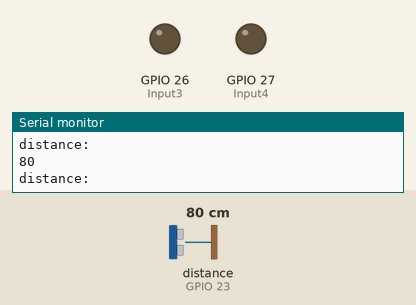
Simulated run of this sketch. Board: ESP32. Parts: output pins drawn as LEDs (lit = HIGH), the last lines printed to the serial monitor. Wiring (inferred from the names in the program): ultrasonic range finder: trigger GPIO 22; echo GPIO 23. The test bench sets the inputs (shaded band); at power-on: distance to the obstacle (sensor on GPIO 23) 80 cm. The echo pulse lasts 58.3 µs per cm; pins used as bus, display or sensor lines are not drawn.

Above: at 1.2 s.
1.3 s: distance to the obstacle (sensor on GPIO 23) set to 21 cm
2.8 s: distance to the obstacle (sensor on GPIO 23) set to 18 cm
At 4.2 s:
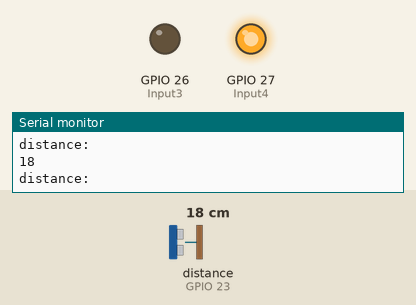
4.5 s: distance to the obstacle (sensor on GPIO 23) set to 35 cm
At 5.7 s:
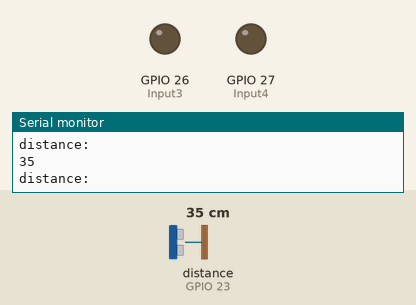
6.0 s: distance to the obstacle (sensor on GPIO 23) set to 2 cm
At 6.5 s:
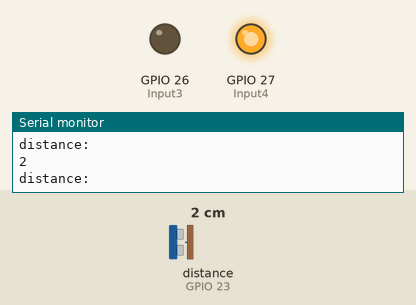
Timing chart, 0 to 8.5 s (numbered marks = the images above; inputs shaded):
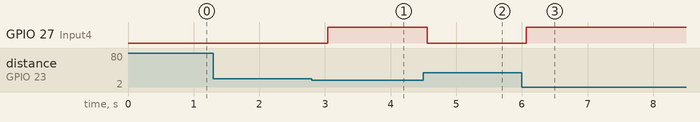

The sketch:

08_Smart_Fan.ino
```cpp
/*****************************************************
  Activity Name: Smart Fan
  Organisation: Soham Academy Of Human Excellence
  Website: https://ria.sohamacademy.org/
****************************************************/

const int trigPin = 22;               //esp32 d23 pin connected to trig Pin of the ultrasonic sensor
const int echoPin = 23;               //esp32 d22 pin connected to echo Pin of the ultrasonic sensor
const int Input3 = 26;                 //esp32 d26 pin connected to L293D pin input3
const int Input4 = 27;                 //esp32 d27  pin connected to L293D pin input4


void setup()
{
  pinMode(trigPin, OUTPUT);
  pinMode(echoPin, INPUT);
  pinMode (Input4, OUTPUT);
  pinMode (Input3, OUTPUT);

  Serial.begin(9600);
}

long duration, distance;
void stop()
{
  digitalWrite(Input4, LOW);
  digitalWrite(Input3, LOW);
}

void start()
{
  digitalWrite(Input4, HIGH);
  digitalWrite(Input3, LOW);
}

void loop()
{
  digitalWrite(trigPin, LOW);
  delayMicroseconds(2);
  digitalWrite(trigPin, HIGH);
  delayMicroseconds(10);
  digitalWrite(trigPin, LOW);
  duration = pulseIn(echoPin, HIGH);
  distance = duration/58.2;        // The speed of sound is 340 m/s or 29 microseconds per centimeter.
  Serial.println(distance);        // The echo travels out and back, so to find the distance of the object we take half of the distance travelled.
  Serial.println("distance: ");
  if(distance<20)
  {
    start();
    delay(250);
  }
  else
  {
    stop();
    delay(250);
  }
}
```

Measured:
- the behaviour switches between 20 and 19 cm on distance to the obstacle (sensor on GPIO 23) (found by bisection; images 0 and 1)
- after the input at 2.8 s, GPIO 27 (Input4): LOW → HIGH after 0.24 s
- after the input at 4.5 s, GPIO 27 (Input4): HIGH → LOW after 0.05 s
- after the input at 6.0 s, GPIO 27 (Input4): LOW → HIGH after 0.07 s
